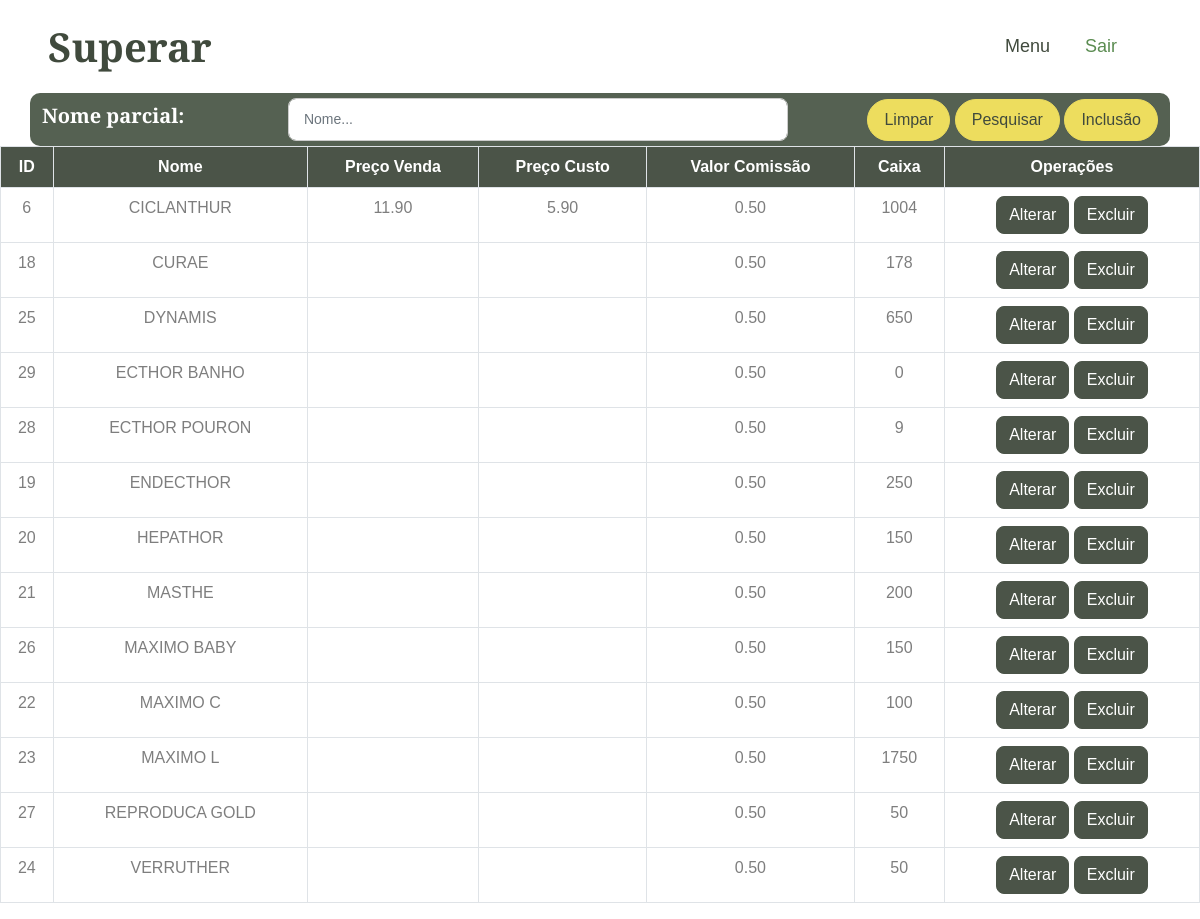
The page /proselect.php (signed in) on the database its author committed.
### tables this page shows
CREATE TABLE `produto` (
  `id` int(11) NOT NULL,
  `nome` varchar(255) NOT NULL,
  `preco` decimal(10,2) NOT NULL,
  `comissao` decimal(5,2) DEFAULT NULL,
  `estoque` int(11) DEFAULT NULL,
  `precocusto` decimal(10,2) DEFAULT NULL,
  `precovenda` decimal(10,2) DEFAULT NULL
);

### proselect.php (the view, shortened to what this page needs)
<?php
include('connect.php');
$sql = 'SELECT * FROM `produto` ORDER BY nome ASC';
$pesqnome = '';
if (isset($_POST['submit'])) {
    $pesqnome = mysqli_real_escape_string($con, $_POST['pesqnome']);
    $sql = "SELECT * FROM produto WHERE nome LIKE '%$pesqnome%' ORDER BY nome ASC";
} else {
    $sql = 'SELECT * FROM produto ORDER BY nome ASC';
}
$result = mysqli_query($con, $sql);
?>
<!DOCTYPE html>
<html lang="en">
<head>
    <link href="https://cdnjs.cloudflare.com/ajax/libs/font-awesome/5.10.0/css/all.min.css" rel="stylesheet">
    <link href="https://cdn.jsdelivr.net/npm/bootstrap-icons@1.4.1/font/bootstrap-icons.css" rel="stylesheet">
    <link href="lib/animate/animate.min.css" rel="stylesheet">
    <link href="lib/owlcarousel/assets/owl.carousel.min.css" rel="stylesheet">
    <link href="lib/lightbox/css/lightbox.min.css" rel="stylesheet">
    <link href="css/bootstrap.min.css" rel="stylesheet">
    <link href="css/style.css" rel="stylesheet">
</head>
<body>
    <nav class="navbar navbar-expand-lg bg-white navbar-light sticky-top px-4 px-lg-5">
        <h1 class="m-0">Superar</h1>
        <div class="collapse navbar-collapse" id="navbarCollapse">
            <div class="navbar-nav ms-auto p-4 p-lg-0">
                <a href="menu.php" class="nav-item nav-link">Menu</a>
                <a href="logout.php" class="nav-item nav-link active">Sair</a>
            </div>
        </div>
    </nav>
    <div class="text-center mx-auto wow fadeInUp" data-wow-delay="0.1s">
        <div class="container" style="background-color: transparent;">
            <form method="post" action="">
                <div class="row align-items-center" style="background-color: #556152; padding-top:5px; padding-bottom:5px; border-radius: 10px;">
                    <div class="col-auto">
                        <h5 style="color: white;">Nome parcial:</h5>
                    </div>
                    <div class="autocomplete-wrapper">
                        <div class="col-auto">
                            <input type="text" id="search" id="pesqnome" name="pesqnome" class="form-control" placeholder="Nome..." style="width: 500px;" value="<?php echo $pesqnome; ?>">
                        </div>
                    </div>
                    <div class="col-auto">
                        <a href="proselect.php" class="btn btn-secondary rounded-pill py-2 px-3">Limpar</a>
                        <button class="btn btn-secondary rounded-pill py-2 px-3" type="submit" name="submit">Pesquisar</button>
                        <a href="proinsert.php" class="btn btn-secondary rounded-pill py-2 px-3">Inclusão</a>
                    </div>
                </div>
            </form>
        </div>
    </div>
    <table class="table table-bordered" style="background-color: white; opacity: 94%; text-align: center;">
        <thead class="thead-dark">
            <tr>
                <th scope="col" style="background-color: #404A3D; color: white;">ID</th>
                <th scope="col" style="background-color: #404A3D; color: white;">Nome</th>
                <th scope="col" style="background-color: #404A3D; color: white;">Preço Venda</th>
                <th scope="col" style="background-color: #404A3D; color: white;">Preço Custo</th>
                <th scope="col" style="background-color: #404A3D; color: white;">Valor Comissão</th>
                <th scope="col" style="background-color: #404A3D; color: white;">Caixa</th>
                <th scope="col" style="background-color: #404A3D; color: white;">Operações</th>
            </tr>
        </thead>
        <tbody>
            <?php
            if ($result && mysqli_num_rows($result) > 0) {
                while ($row = mysqli_fetch_assoc($result)) {
                    echo "<tr>
                <td>" . $row['id'] . "</td>
                <td>" . $row['nome'] . "</td>
                <td>" . $row['precovenda'] . "</td>
                <td>" . $row['precocusto'] . "</td>
                <td>" . $row['comissao'] . "</td>
                <td>" . $row['estoque'] . "</td>
                <td>
                    <a href='proupdate.php?updateid=" . $row['id'] . "' class='btn btn-dark'>Alterar</a>
                    <a href='prodelete.php?deleteid=" . $row['id'] . "' class='btn btn-dark'>Excluir</a>
                </td>
              </tr>";
                }
            } else {
                echo "<tr><td colspan='5'>Nenhum produto encontrado.</td></tr>";
            }
            ?>
        </tbody>
    </table>
</body>
</html>

### css/style.css (style rules this page uses)
:root { --primary: #5B8C51; --secondary: #EDDD5E; --light: #F7F7F7; --dark: #404A3D; }
body { margin: 0; font-family: Poppins, sans-serif; }
.btn { transition: .5s; font-weight: 500; }
.btn-secondary, .btn-outline-secondary:hover { color: var(--dark); }
.navbar.sticky-top { top: -100px; transition: .5s; }
.navbar .navbar-nav .nav-link { margin-right: 35px; padding: 25px 0; color: var(--dark); font-size: 18px; font-weight: 500; outline: none; }
.navbar .navbar-nav .nav-link:hover, .navbar .navbar-nav .nav-link.active { color: var(--primary); }

### proselect.php (style rules this page uses)
#search { border-radius: 8px; padding: 10px 15px; width: 100%; box-sizing: border-box; border: 1px solid #ccc; font-size: 14px; }
.autocomplete-wrapper { position: relative; width: 500px; margin: 0 auto; }

### rows shown on the page
produto: id "6", nome "CICLANTHUR", precovenda "11.90", precocusto "5.90", comissao "0.50", estoque "1004"
produto: id "18", nome "CURAE", comissao "0.50", estoque "178"
produto: id "25", nome "DYNAMIS", comissao "0.50", estoque "650"
produto: id "29", nome "ECTHOR BANHO", comissao "0.50", estoque "0"
produto: id "28", nome "ECTHOR POURON", comissao "0.50", estoque "9"
produto: id "19", nome "ENDECTHOR", comissao "0.50", estoque "250"
produto: id "20", nome "HEPATHOR", comissao "0.50", estoque "150"
produto: id "21", nome "MASTHE", comissao "0.50", estoque "200"
produto: id "26", nome "MAXIMO BABY", comissao "0.50", estoque "150"
produto: id "22", nome "MAXIMO C", comissao "0.50", estoque "100"
produto: id "23", nome "MAXIMO L", comissao "0.50", estoque "1750"
produto: id "27", nome "REPRODUCA GOLD", comissao "0.50", estoque "50"
produto: id "24", nome "VERRUTHER", comissao "0.50", estoque "50"
